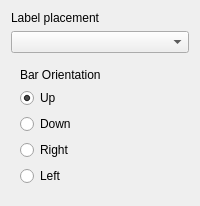
                <widget class="QWidget" name="mDiagramPropertiesTabOptions">
                 <attribute name="title">
                  <string>Options</string>
                 </attribute>
                 <layout class="QVBoxLayout" name="verticalLayout_30">
                  <item>
                   <widget class="QLabel" name="mLabelPlacementLabel">
                    <property name="visible">
                     <bool>false</bool>
                    </property>
                    <property name="toolTip">
                     <UInt>0</UInt>
                    </property>
                    <property name="text">
                     <string>Label placement</string>
                    </property>
                   </widget>
                  </item>
                  <item>
                   <widget class="QComboBox" name="mLabelPlacementComboBox">
                    <property name="sizePolicy">
                     <sizepolicy hsizetype="Preferred" vsizetype="Fixed">
                      <horstretch>0</horstretch>
                      <verstretch>0</verstretch>
                     </sizepolicy>
                    </property>
                    <property name="maximumSize">
                     <size>
                      <width>200</width>
                      <height>16777215</height>
                     </size>
                    </property>
                    <property name="visible">
                     <bool>false</bool>
                    </property>
                   </widget>
                  </item>
                  <item>
                   <widget class="QFrame" name="mOrientationFrame">
                    <property name="frameShape">
                     <enum>QFrame::NoFrame</enum>
                    </property>
                    <property name="frameShadow">
                     <enum>QFrame::Plain</enum>
                    </property>
                    <layout class="QVBoxLayout" name="verticalLayout_31">
                     <item>
                      <widget class="QLabel" name="label_48">
                       <property name="text">
                        <string>Bar Orientation</string>
                       </property>
                      </widget>
                     </item>
                     <item>
                      <widget class="QRadioButton" name="mOrientationUpButton">
                       <property name="text">
                        <string>Up</string>
                       </property>
                       <property name="checked">
                        <bool>true</bool>
                       </property>
                      </widget>
                     </item>
                     <item>
                      <widget class="QRadioButton" name="mOrientationDownButton">
                       <property name="text">
                        <string>Down</string>
                       </property>
                      </widget>
                     </item>
                     <item>
                      <widget class="QRadioButton" name="mOrientationRightButton">
                       <property name="text">
                        <string>Right</string>
                       </property>
                      </widget>
                     </item>
                     <item>
                      <widget class="QRadioButton" name="mOrientationLeftButton">
                       <property name="text">
                        <string>Left</string>
                       </property>
                      </widget>
                     </item>
                    </layout>
                   </widget>
                  </item>
                  <item>
                   <spacer name="verticalSpacer_3">
                    <property name="orientation">
                     <enum>Qt::Vertical</enum>
                    </property>
                    <property name="sizeHint" stdset="0">
                     <size>
                      <width>20</width>
                      <height>0</height>
                     </size>
                    </property>
                   </spacer>
                  </item>
                 </layout>
                </widget>
